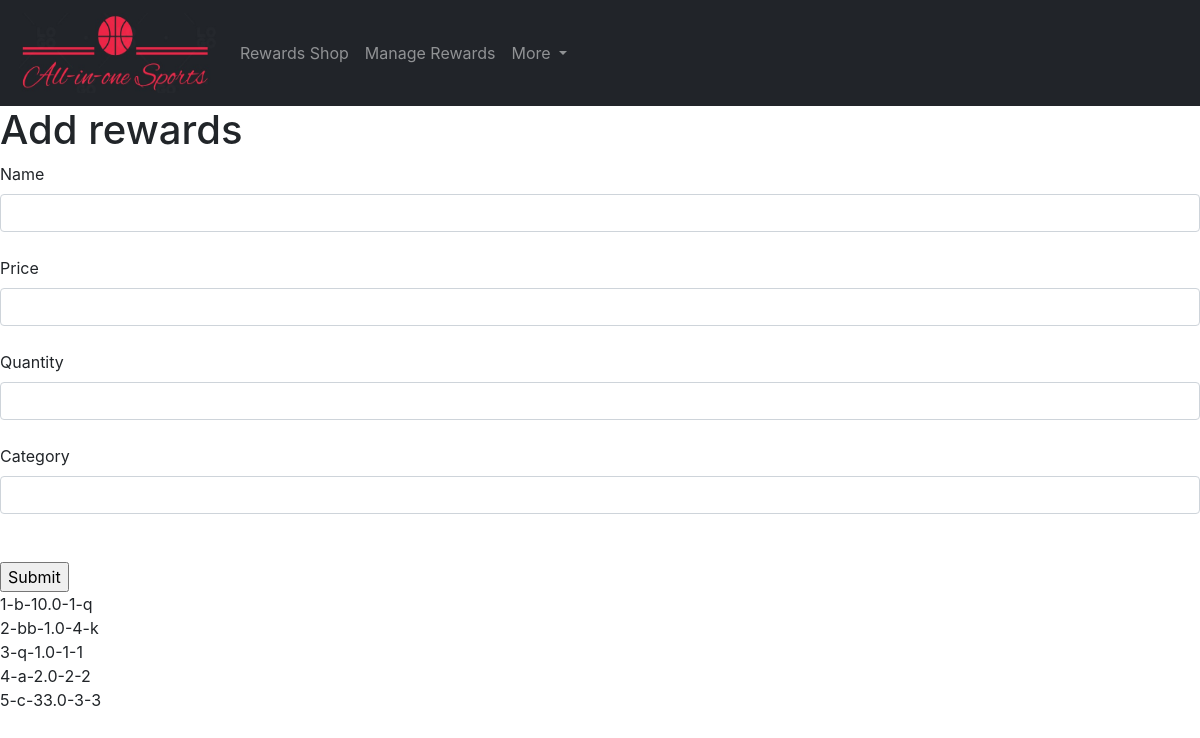
/add_rewards, run on an earlier commit of the app's database.
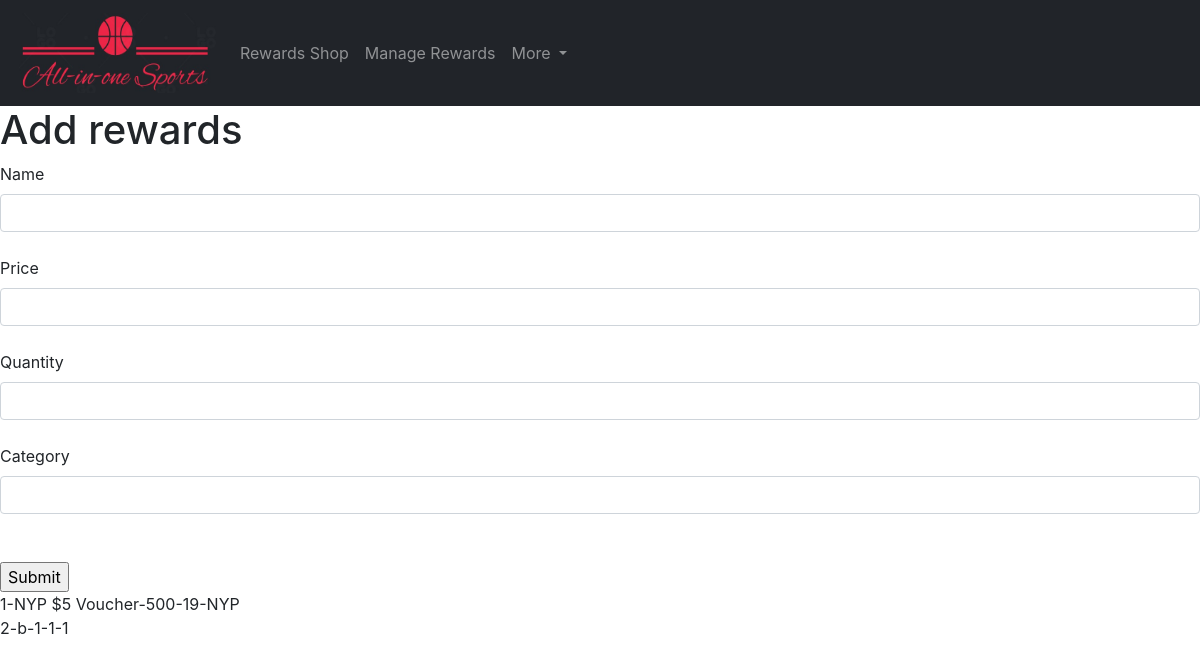
And on a later commit of the database.
### app.py (models this page shows, shortened)
class Rewards(rshop_db.Model):
    id = rshop_db.Column(rshop_db.Integer, primary_key=True)
    name = rshop_db.Column(rshop_db.String(100), nullable=False, unique=True)
    price = rshop_db.Column(rshop_db.Integer, nullable=False)
    quantity = rshop_db.Column(rshop_db.Integer, nullable=False)
    category = rshop_db.Column(rshop_db.String(100), nullable=False)
    date_added = rshop_db.Column(rshop_db.DateTime, default=datetime.utcnow)

### app.py (the view)
@app.route('/add_rewards', methods=['GET', 'POST'])
def addrewards():
    name = None
    form = rewardform()
    if form.validate_on_submit():
        reward = Rewards(name=form.name.data, price=form.price.data, quantity=form.quantity.data,
                         category=form.category.data)
        rshop_db.session.add(reward)
        try:
            rshop_db.session.commit()
            name = form.name.data
            form = rewardform(formdata=None)
            flash('Reward Added Successfully', 'success')
            return render_template('addr.html', name=name, form=form)
        except IntegrityError:
            rshop_db.session.rollback()
            flash('Error! Name already exists in database', 'danger')
            return render_template('addr.html', name=name, form=form)
    else:
        pass
        ourrewards = Rewards.query.order_by(Rewards.date_added)
    return render_template('addr.html', name=name, form=form, ourrewards=ourrewards)

### app.py
class rewardform(FlaskForm):
    name = StringField('Name', validators=[DataRequired()])
    price = IntegerField('Price', validators=[DataRequired()])
    quantity = IntegerField('Quantity', validators=[DataRequired()])
    category = StringField('Category', validators=[DataRequired()])
    submit = SubmitField('Submit')

### templates/addr.html (shortened to what this page needs)
{% extends 'base.html' %}
{% block body %}
<h1>Add rewards</h1>
<form action="" method="post">
{{ form.name.label(class="form-label") }}
{{ form.name(class="form-control") }} <br>
{{ form.price.label(class="form-label") }}
{{ form.price(class="form-control") }} <br>
{{ form.quantity.label(class="form-label") }}
{{ form.quantity(class="form-control") }} <br>
{{ form.category.label(class="form-label") }}
{{ form.category(class="form-control") }} <br>
<br>
{{ form.submit(class="btn-btn-secondary") }}
</form>
{% for ourreward in ourrewards %}
{{ourreward.id}}-{{ourreward.name}}-{{ourreward.price}}-{{ourreward.quantity}}-{{ourreward.category}} <br>
{% endfor %}
{% endblock %}

What changed in the data, as far as the page shows it:
removed Rewards: id "3", name "q", price "1.0", quantity "1", category "1"
removed Rewards: id "4", name "a", price "2.0", quantity "2", category "2"
removed Rewards: id "5", name "c", price "33.0", quantity "3", category "3"
changed Rewards id 1: name "b" → "NYP $5 Voucher"; price "10.0" → "500"; quantity "1" → "19"; category "q" → "NYP"
changed Rewards id 2: name "bb" → "b"; price "1.0" → "1"; quantity "4" → "1"; category "k" → "1"
